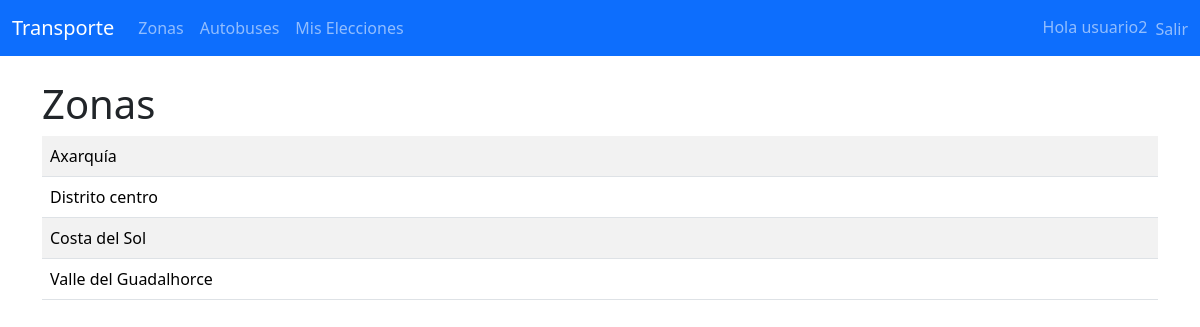
/zonas/zonas/ (signed in), run on the app's committed database.
### zonas/models.py (models this page shows, shortened)
class Zona(models.Model):
    nombre = models.CharField(max_length=100)

### zonas/views.py (the view)
# urls.py: path('zonas/', ListadoZonasView.as_view(), name='listado_zonas'),
class ListadoZonasView(ListView):
    model = Zona
    template_name = "zonas/listado_zonas.html"

### zonas/templates/zonas/listado_zonas.html (shortened to what this page needs)
{% extends "base.html" %}
{% block content %}
<h1>Zonas</h1>
<table class="table table-striped">
    <tbody>
        {% for zona in object_list %}
        <tr>
            <td>{{ zona.nombre }}</td>
        </tr>
        {% empty %}
        <tr><td colspan="2">No hay zonas disponibles.</td></tr>
        {% endfor %}
    </tbody>
</table>
{% endblock %}

### templates/base.html (shortened to what this page needs)
<!DOCTYPE html>
<html lang="es">
<head>
    <link href="https://cdn.jsdelivr.net/npm/bootstrap@5.3.2/dist/css/bootstrap.min.css" rel="stylesheet">
</head>
<body>
<nav class="navbar navbar-expand-lg navbar-dark bg-primary mb-4">
  <div class="container-fluid">
    <a class="navbar-brand" href="#">Transporte</a>
    <div class="collapse navbar-collapse">
      <ul class="navbar-nav me-auto">
        <li class="nav-item">
          <a class="nav-link" href="{% url 'listado_zonas' %}">Zonas</a>
        </li>
        <li class="nav-item">
          <a class="nav-link" href="{% url 'listado_autobuses' %}">Autobuses</a>
        </li>
        <li class="nav-item">
          <a class="nav-link" href="{% url 'mis_elecciones' %}">Mis Elecciones</a>
        </li>
      </ul>
      <ul class="navbar-nav">
        {% if user.is_authenticated %}
        <li class="nav-item">
          <span class="navbar-text me-2">Hola {{ user.username }}</span>
        </li>
        <li class="nav-item">
          <form method="post" action="{% url 'logout' %}" style="display:inline;">
            <button type="submit" class="btn btn-link nav-link" style="display:inline; padding:0; border:none;">Salir</button>
        </form>
        </li>
        {% endif %}
      </ul>
    </div>
  </div>
</nav>
<div class="container">
    {% block content %}
    {% endblock %}
</div>
</body>
</html>

### data on the page
Zona: nombre "Axarquía"
Zona: nombre "Distrito centro"
Zona: nombre "Costa del Sol"
Zona: nombre "Valle del Guadalhorce"

### other printed values
{{ user.username }} "usuario2"
